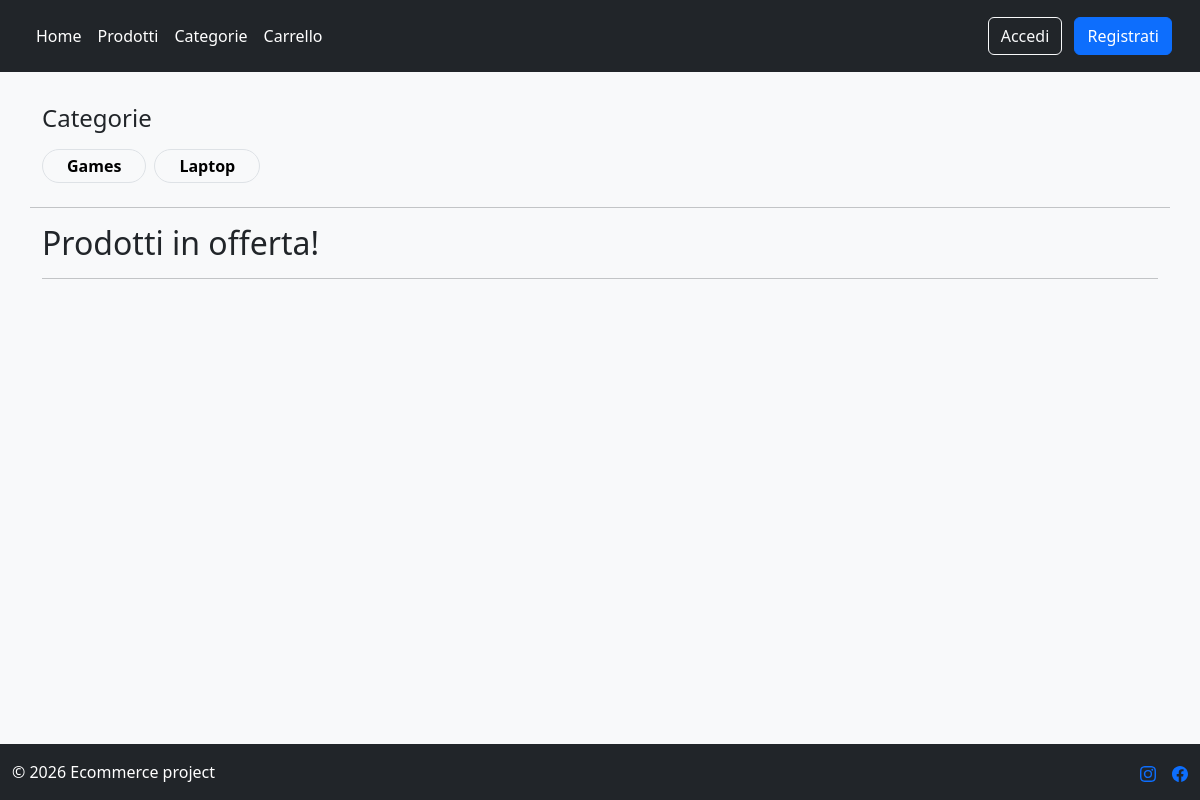
/, run on an earlier commit of the app's database.
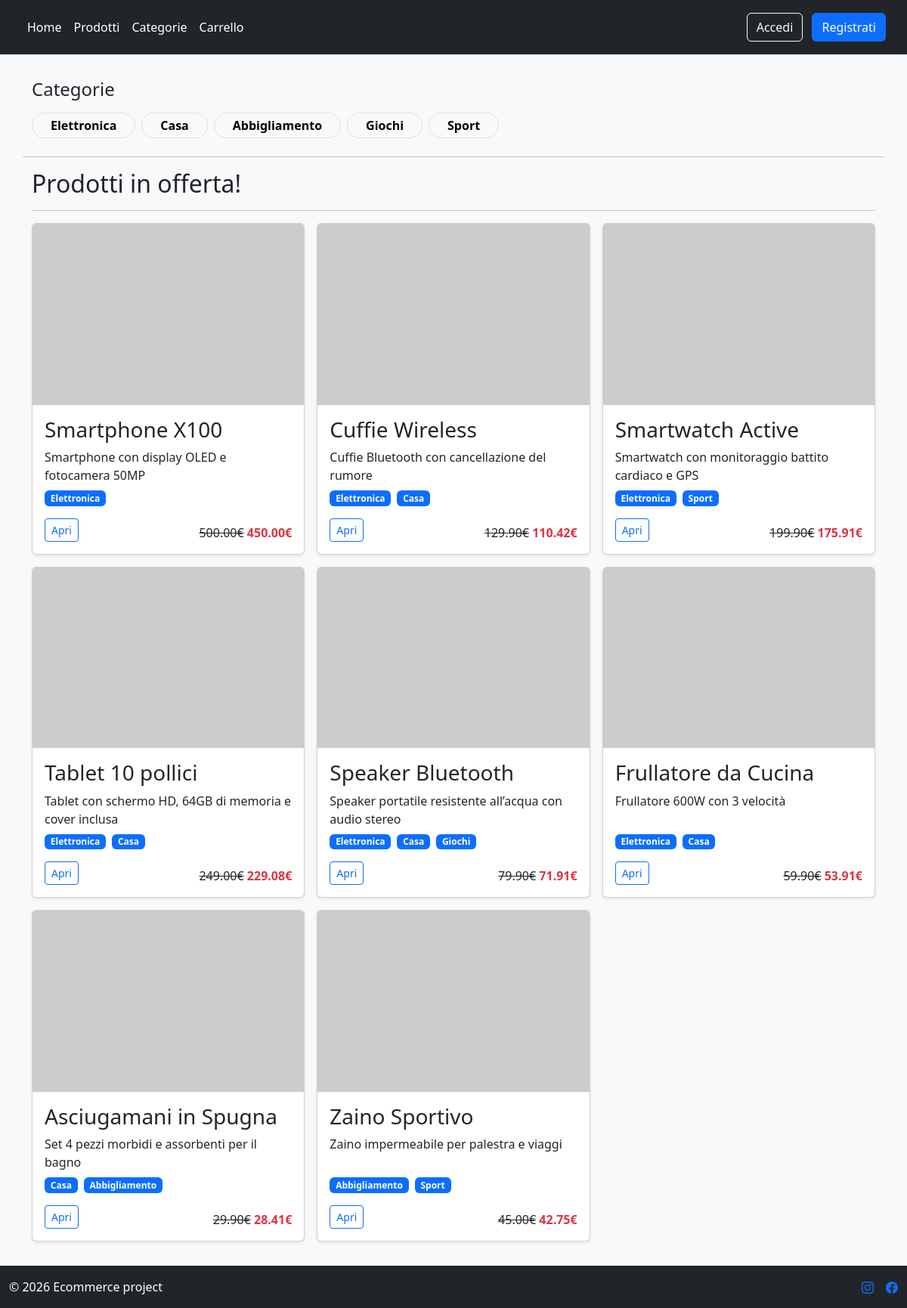
And on a later commit of the database.
### products/models.py (models this page shows, shortened)
class Tag(models.Model):
    name = models.CharField(max_length=50, blank=False, null=False)
    slug = models.SlugField(blank=True, unique=True)

class Product(models.Model):
    name = models.CharField(max_length=50, blank=False, null=False)
    description = models.CharField(max_length=255, blank = True)
    price = models.DecimalField(max_digits=10, decimal_places=2, validators=[MinValueValidator(0)])
    stock = models.IntegerField(validators=[MinValueValidator(0)])
    discount = models.DecimalField(max_digits=5, decimal_places=2, default=0, validators=[MaxValueValidator(100), MinValueValidator(0)])
    categories = models.ManyToManyField(Tag)
    slug = models.SlugField(blank=True, unique=True)
    def final_price(self):
        return self.price * (1 - self.discount/100)

### pages/views.py (the view)
# urls.py: path("", HomePageView.as_view(), name="home"),
class HomePageView(TemplateView):
    template_name = "home.html"
    def get_context_data(self, **kwargs):
        context = super().get_context_data(**kwargs)
        context["categories"] = Tag.objects.all()
        context["discount_products"] = Product.objects.filter(discount__gt=0)[:8]
        return context

### templates/home.html (shortened to what this page needs)
{% extends 'base.html' %}
{% block content %}
<div class="album py-2">
    <div class="container">
        <div class="row">
            <h4 class="mb-3">Categorie</h4>
            <div class="d-flex flex-nowrap overflow-auto pb-4 gap-2">
            {% for category in categories %}
                <a href="{% url "tag_detail" category.slug %}"
                class="badge rounded-pill text-bg-light border text-decoration-none px-4 py-2 fs-6 flex-shrink-0">
                {{ category.name }}
                </a>
            {% endfor %}
            </div>
            <hr>
        </div>
        <h2>Prodotti in offerta!</h2>
        <hr>
        <div class="row row-cols-1 row-cols-sm-2 row-cols-md-2 row-cols-lg-3 g-3">
            {% for product in discount_products %}
                <div class = "col">
                {% include "includes/product_card.html"%}
                </div>
            {% endfor %}
        </div>
    </div>
</div>
{% endblock content %}

### templates/includes/product_card.html (shortened to what this page needs)
<div class="card shadow-sm h-100">
    <img src="https://placehold.co/600x400?text=." class="card-img-top">
    <div class="card-body d-flex flex-column">
        <h3>{{ product.name }}</h3>
        <p class="mb-0">{{ product.description }}</p>
        <div class="mt-auto">
            <div class="d-flex mb-3 mt-2 gap-2 flex-wrap">
                {% for category in product.categories.all %}
                    <a href="{% url "tag_detail" category.slug %}" class="badge text-bg-primary text-decoration-none">
                        {{ category.name }}
                    </a>
                {% endfor %}
            </div>
            <div class="d-flex justify-content-between align-items-center flex-wrap">
                <div class="btn-group">
                    <a href="{% url "product_detail" product.pk product.slug  %}" class="btn btn-sm btn-outline-primary">Apri</a>
                </div>
                {% if product.discount and  product.stock %}
                <p class="mb-0 mt-auto">
                    <s>{{ product.price }}€</s>
                    <strong class="text-danger">
                        {{ product.final_price|floatformat:2 }}€
                    </strong>
                </p>
                {% elif not product.discount and product.stock %}
                <strong class="mb-0 mt-auto">{{ product.price }}€</strong>
                {% else %}
                <span class="badge text-bg-danger">Esaurito</span>
                {% endif %}
            </div>
        </div>
    </div>
</div>

What changed in the data, as far as the page shows it:
removed Tag: name "Games", shown under "Categorie"
removed Tag: name "Laptop", shown under "Categorie"
added Tag: name "Elettronica"
added Tag: name "Casa"
added Tag: name "Abbigliamento"
added Tag: name "Giochi"
added Tag: name "Sport"
added Product: name "Smartphone X100", description "Smartphone con display OLED e fotocamera 50MP", price "500.00", final_price "450.00"
added Product: name "Cuffie Wireless", description "Cuffie Bluetooth con cancellazione del rumore", price "129.90", final_price "110.42"
added Product: name "Smartwatch Active", description "Smartwatch con monitoraggio battito cardiaco e GPS", price "199.90", final_price "175.91"
added Product: name "Tablet 10 pollici", description "Tablet con schermo HD, 64GB di memoria e cover inclusa", price "249.00", final_price "229.08"
added Product: name "Speaker Bluetooth", description "Speaker portatile resistente all’acqua con audio stereo", price "79.90", final_price "71.91"
added Product: name "Frullatore da Cucina", description "Frullatore 600W con 3 velocità", price "59.90", final_price "53.91"
added Product: name "Asciugamani in Spugna", description "Set 4 pezzi morbidi e assorbenti per il bagno", price "29.90", final_price "28.41"
added Product: name "Zaino Sportivo", description "Zaino impermeabile per palestra e viaggi", price "45.00", final_price "42.75"
